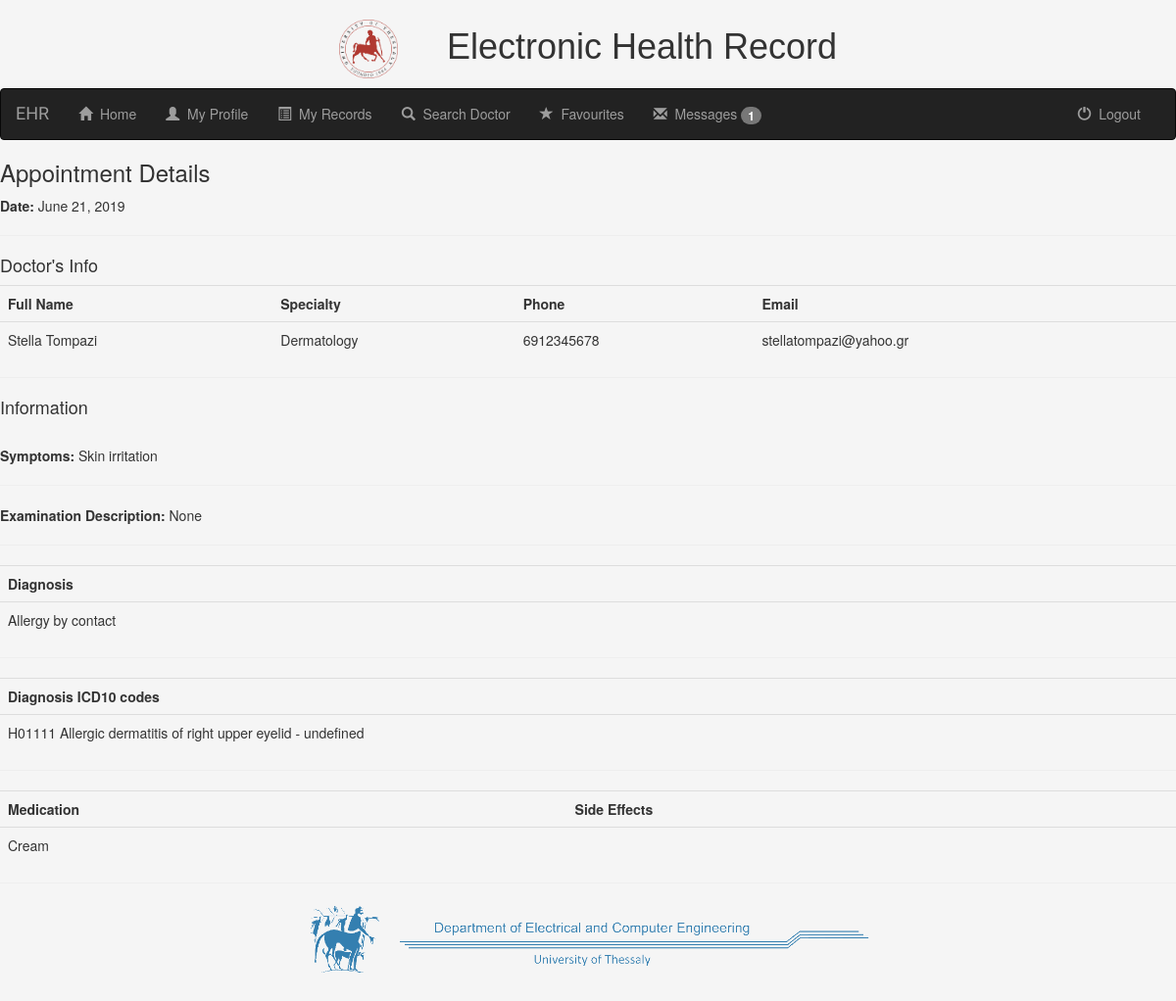
Page /my_mr/app_detail/67/ (signed in) on the committed database.
### mr/models.py (models this page shows, shortened)
class Appointments(models.Model):
    patient = models.ForeignKey(PatientProfile, on_delete=models.CASCADE)
    doctor = models.ForeignKey(UserProfile, on_delete=models.CASCADE)
    date = models.DateField(null=False, default=date.today)
    symptoms_description = models.CharField(max_length=1000, blank=True)
    diagnosis = models.CharField(max_length=2000, default='None')
    examination_description = models.CharField(max_length=5000, default='None')
    medication = models.CharField(max_length=500, blank=True)
    medication_side_effects = models.CharField(max_length=1000, blank=True)
    secret_note = models.CharField(max_length=1000, blank=True)

class UserProfile(models.Model):
    user = models.OneToOneField(User, on_delete=models.CASCADE)
    specialties_list = (
        ('Accident_and_Emergency_Medicine', 'Accident and Emergency Medicine'),
        ('Allergiology', 'Allergiology'),
        ('Anesthetics', 'Anesthetics'),
        ('Cardiology', 'Cardiology'),
        ('Child_Psychiatry', 'Child Psychiatry'),
        ('Clinical_Biology', 'Clinical Biology'),
        ('Clinical_Chemistry', 'Clinical Chemistry'),
        ('Clinical_Neurophysiology', 'Clinical Neurophysiology'),
        ('Dental_Oral_Maxillo-facial_surgery', 'Dental, Oral and Maxillo-facial Surgery'),
        ('Dermato-Venereology', 'Dermato-Venereology'),
        ('Dermatology', 'Dermatology'),
        ('Endocrinology', 'Endocrinology'),
        ('Family_and_general_Medicine', 'Family and General Medicine'),
        ('Fictional_Medical_Specialist', 'Fictional Medical Specialist'),
        ('Gastro-enterologic_Surgery', 'Gastro-enterologic Surgery'),
        ('Gastroenterology', 'Gastroenterology'),
        ('General_Hematology', 'General Hematology'),
        ('General_Practice', 'General Practice'),
        ('General_Surgery', 'General Surgery'),
        ('Geriatrics', 'Geriatrics'),
        ('Immunology', 'Immunology'),
        ('Infectious_Diseases', 'Infectious Diseases'),
        ('Internal_Medicine', 'Internal Medicine'),
        ('Laboratory_Medicine', 'Laboratory Medicine'),
        ('Maxillo-facial_Surgery', 'Maxillo-facial Surgery'),
        ('Microbiology', 'Microbiology'),
        ('Nephrology', 'Nephrology'),
        ('Neuro-psychiatry', 'Neuro-psyciatry'),
        ('Neurosurgery', 'Neurosurgery'),
        ('Nuclear_Medicine', 'Nuclear Medicine'),
        ('Obstetrics_and_Gynecology', 'Obstetrics and Gynecology'),
        ('Occupational_Medicine', 'Occupational Medicine'),
        ('Opthalmology', 'Ophtalmology'),
        ('Orthopaedics', 'Orthopaedics'),
        ('Otorhinolaryngology', 'Otorhinolaryngology'),
        ('Paediatrics', 'Paediatrics'),
        ('Paediatrics_Surgery', 'Paediatrics Surgery'),
        ('Pathology', 'Pathology'),
        ('Physical_Medicine_and_Rehabilitation', 'Physical Medicine and Rehabilitation'),
        ('Plastic_Surgery', 'Plastic Surgery'),
        ('Pneumology', 'Pneumology'),
        ('Podiatric_Surgery', 'Podiatric Surgery'),
        ('Psychiatry', 'Psychiatry'),
        ('Public_health_and_Preventive_Medicine', 'Public Health and Preventive Medicine'),
        ('Radiation_Oncology', 'Radiation Oncology'),
        ('Respiratory_Medicine', 'Respiratory Medicine'),
        ('Rheumatogoly', 'Rheumatology'),
        ('Stomatology', 'Stomatology'),
        ('Thoragic_Surgery', 'Thoragic Surgery'),
        ('Tropical_Medicine', 'Tropical Medicine'),
        ('Urology', 'Urology'),
        ('Vascular_Surgery', 'Vascular Surgery'),
        ('Venereology', 'Venereology')
    )
    specialty = models.CharField(max_length=100, choices=specialties_list, default='General_Practice')
    city = models.CharField(max_length=50, blank=True)
    address = models.CharField(max_length=50, blank=True)
    phone = models.CharField(max_length=12, blank=True)

class App_icd10(models.Model):
    appointment = models.ForeignKey(Appointments, on_delete=models.CASCADE)
    icd10_code = models.CharField(max_length=1000, blank=False)

### my_mr/views.py (the view)
# urls.py: path('app_detail/<int:pk>/', views.app_detail.as_view(), name='app_detail'),
class app_detail(generic.DetailView):
    model = Appointments
    template_name = 'my_mr/app_detail.html'
    def get_context_data(self, **kwargs):
        context = super(app_detail, self).get_context_data(**kwargs)
        context['received_messages'] = Message.objects.filter(receiver=self.request.user, was_read=False)
        context['icd10_list'] = App_icd10.objects.filter(appointment__id=self.kwargs['pk'])
        return context

### my_mr/templates/my_mr/app_detail.html
{% extends 'my_mr/base.html' %}
{% block body_block %}
<h3>Appointment Details</h3>
<strong>Date:</strong> {{ appointments.date }}
<hr>
<h4>Doctor's Info</h4>
<table class="table">
    <tr>
        <th>Full Name</th>
        <th>Specialty</th>
        <th>Phone</th>
        <th>Email</th>
    </tr>
    <tr>
        <td>{{ appointments.doctor.user.get_full_name }}</td>
        <td>{{ appointments.doctor.get_specialty_display }}</td>
        <td>{{ appointments.doctor.phone }}</td>
        <td>{{ appointments.doctor.user.email }}</td>
    </tr>
</table>
<hr>
<h4>Information</h4><br>
<strong>Symptoms:</strong> {{ appointments.symptoms_description }}
<hr>
<strong>Examination Description:</strong> {{ appointments.examination_description }}
<hr>
<table class="table">
    <tr>
        <th>Diagnosis</th>
    </tr>
    <tr>
        <td>{{ appointments.diagnosis }}</td>
    </tr>
</table>
<hr>
<table class="table">
    <tr>
        <th>Diagnosis ICD10 codes</th>
    </tr>
    {% for code in icd10_list %}
    <tr>
        <td>{{ code.icd10_code }}</td>
    </tr>
    {% endfor %}
</table>
<hr>
<table class="table">
    <tr>
        <th>Medication</th>
        <th>Side Effects</th>
    </tr>
    <tr>
        <td>{{ appointments.medication }}</td>
        <td>{{ appointments.medication_side_effects }}</td>
    </tr>
</table>
<hr>
{% endblock %}

### mr/static/mr/css/style.css (style rules this page uses)
body { background-color: whitesmoke; height: 90%; margin-bottom: 10%; }

### rows in the picture
Appointments: date "June 21, 2019", doctor.user.get_full_name "Stella Tompazi", doctor.specialty "Dermatology", doctor.phone "6912345678", doctor.user.email "stellatompazi@yahoo.gr", symptoms_description "Skin irritation", examination_description "None", diagnosis "Allergy by contact", medication "Cream"
App_icd10: icd10_code "H01111 Allergic dermatitis of right upper eyelid - undefined"

### other values in the picture
{{ received_messages.count }} "1"
